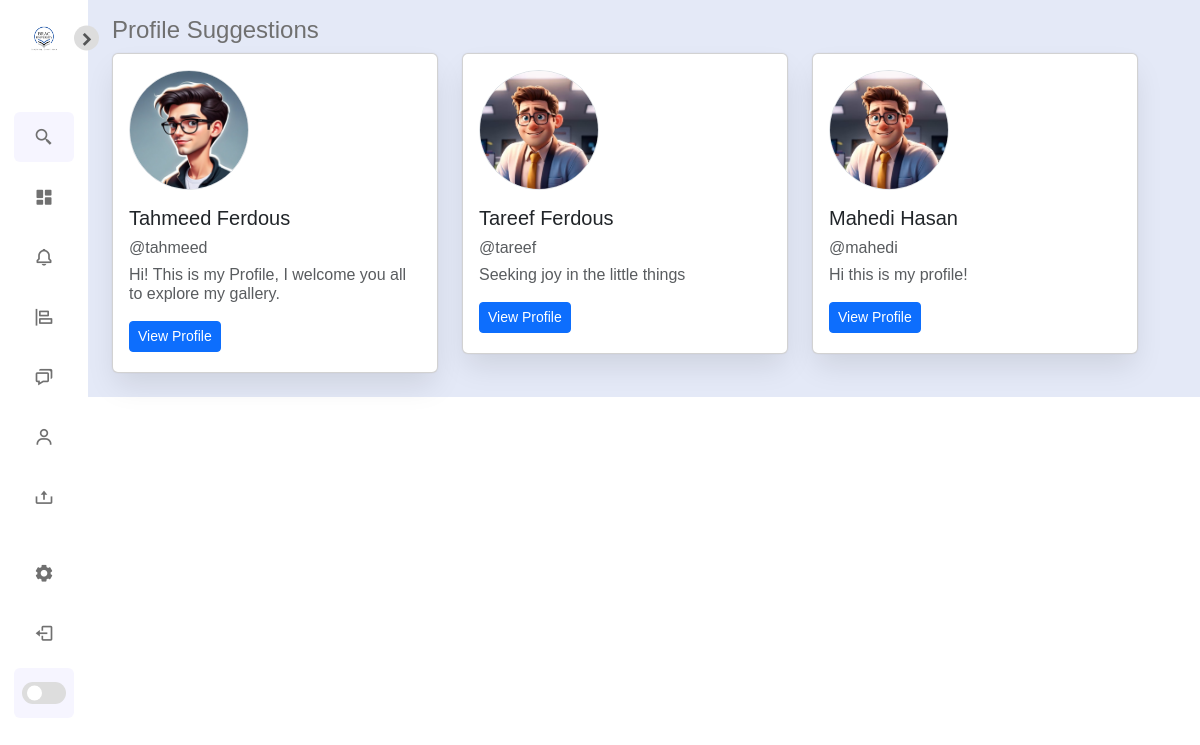
The page /explore/ (signed in) on the database as committed earlier.
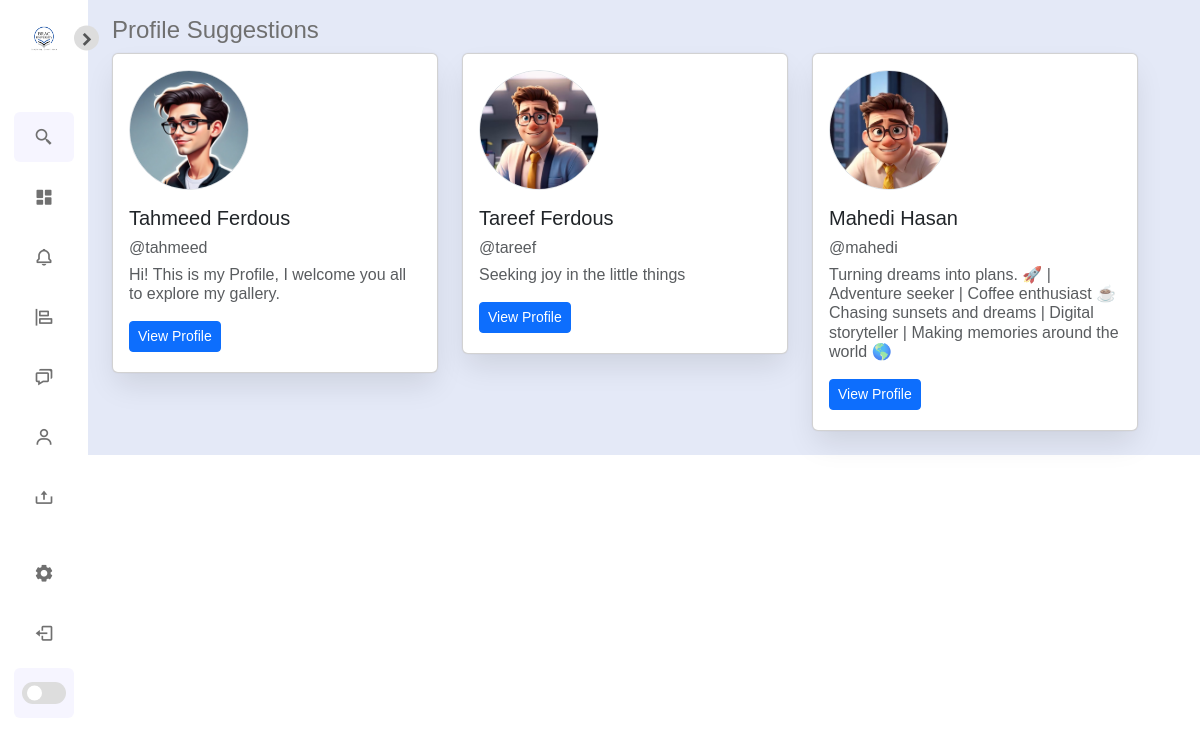
The same page on the database as committed later.
### authy/models.py (models this page shows)
class Profile(models.Model):
	user = models.OneToOneField(User, on_delete=models.CASCADE)
	first_name = models.CharField(max_length=50, null=True, blank=True)
	last_name = models.CharField(max_length=50, null=True, blank=True)
	location = models.CharField(max_length=50, null=True, blank=True)
	url = models.CharField(max_length=80, null=True, blank=True)
	profile_info = models.TextField(max_length=150, null=True, blank=True)
	created = models.DateField(auto_now_add=True)
	favorites = models.ManyToManyField(Post)
	picture = models.ImageField(upload_to=user_directory_path, blank=True, null=True, verbose_name='Picture')

### explore/views.py (the view)
# urls.py: path('explore/', include('explore.urls', namespace='explore')),
@login_required
def explore(request):
    user = request.user
    following_profiles = Follow.objects.filter(follower=user)
    followed_users = [friend.following for friend in following_profiles]
    followed_user_ids = [user.id for user in followed_users]
    profile_suggestions = Profile.objects.filter(
        ~Q(user__in=followed_user_ids),
        ~Q(user=user),
        user__is_superuser=False
    )
    context = {
        'following_profiles': followed_users,
        'profile_suggestions': profile_suggestions,
    }
    return render(request, 'explore/explore.html', context)

### direct/views.py (called while the page is built)
def checkDirects(request):
	directs_count = 0
	if request.user.is_authenticated:
		directs_count = Message.objects.filter(user=request.user, is_read=False).count()
	return {'directs_count':directs_count}

### notifications/views.py (called while the page is built)
def CountNotifications(request):
	count_notifications = 0
	if request.user.is_authenticated:
		count_notifications = Notification.objects.filter(user=request.user, is_seen=False).count()
	return {'count_notifications':count_notifications}

### Config/templates/explore/explore.html (shortened to what this page needs)
{% extends 'base.html' %}
{% load static %}
{% block content %}
<div class="container mt-2">
    <div class="row">
        <div class="col-md-12">
            <section id="profile-suggestions">
                <h4>Profile Suggestions</h4>
                <div class="row">
                    {% if profile_suggestions %}
                    {% for suggestion in profile_suggestions %}
                    <div class="col-md-4 mb-3">
                        <div class="card">
                            <div class="card-body">
                                <div class="profile-img mb-3">
                                    {% if suggestion.picture %}
                                      <img class="rounded-circle img-fluid border" src="{{ suggestion.picture.url }}" alt="Pic" style="width: 120px; height: 120px; object-fit: cover;">
                                    {% else %}
                                    <img class="rounded-circle img-fluid border" src="{% static 'img/person.jpg' %}" alt="Pic" style="width: 120px; height: 120px; object-fit: cover;">
                                    {% endif %}
                                  </div>
                                <h5 class="card-title">{{ suggestion.first_name }} {{ suggestion.last_name }}</h5>
                                <h5 class="card-title text-muted fs-6">@{{ suggestion.user }}</h5>
                                <h5 class="card-title text-muted fs-6">{{ suggestion.profile_info }}</h5>
                                {% if suggestion.user %}
                                <a href="{% url 'profile' suggestion.user %}" class="btn btn-primary btn-sm">View Profile</a>
                                {% endif %}
                            </div>
                        </div>
                    </div>
                    {% endfor %}
                    {% else %}
                    <p>No more profile suggestions available.</p>
                    {% endif %}
                </div>
            </section>
        </div>
    </div>
</div>
{% endblock %}

Rows that differ between the two databases and show on the page:
changed Profile "Mahedi": picture: a different picture; profile_info "Hi this is my profile!" → "Turning dreams into plans. 🚀 | Adventure seeker | Coffee enthusiast ☕ Chasing sunsets and dreams | Digital storyteller | Making memories around the world 🌎"
Other text that changed with them:
{{ count_notifications }}: "5" → "6"
